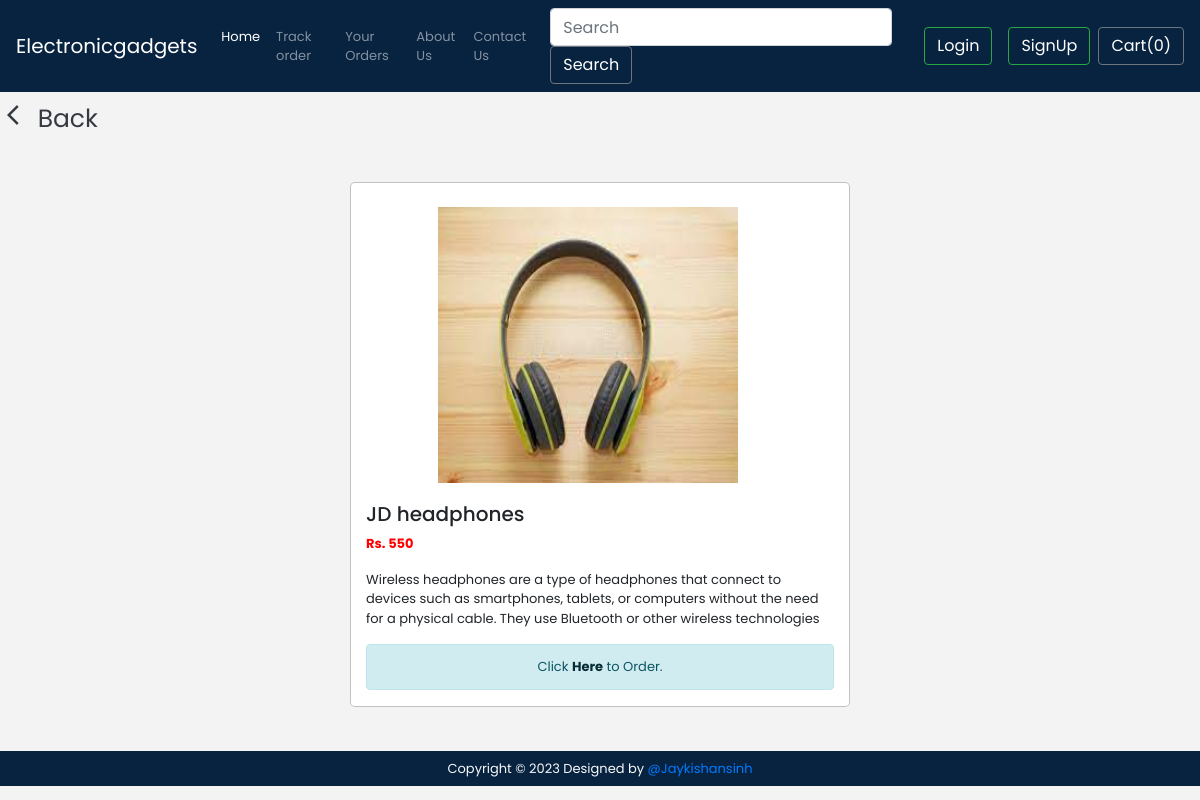
Page /store/productView/1 on the committed database.
### store/models.py (models this page shows, shortened)
class Product(models.Model):
    product_id = models.AutoField
    product_name = models.CharField(max_length=50)
    category = models.CharField(max_length=50, default="")
    subcategory = models.CharField(max_length=50, default="")
    price = models.IntegerField(default=0)
    desc = models.CharField(max_length=2000)
    pub_date = models.DateField()
    image = models.ImageField(upload_to="store/images", default="")

### store/views.py (the view)
# urls.py: path('productView/<int:myid>', views.productView, name="productView"),
def productView(request, myid):
    product = Product.objects.filter(id=myid)
    return render(request, 'store/prodView.html', {'product': product[0]})

### store/templates/store/prodView.html (shortened to what this page needs)
{% extends 'store/basic.html' %}
{% block body %}
<div class="mt-2">&nbsp;
    <a href="/store" class="active text-dark" style="font-size:25px;">
      <i class="material-icons">&#xe5e0;</i>
      <span>Back</span>
    </a>
</div>
<div class="modal-body" id="cont" tabindex="-1" role="dialog"  aria-hidden="true" style="background-color:#F3F3F3">
    <div class="modal-dialog" role="document">
        <div class="modal-content">
    <div class="container ml-5">
        <img src="/media/{{product.image}}" class="ml-4 pt-4" width="300px" height="300px">
    </div>
<br>
    <div class="container md-4">
        <h5>{{product.product_name}}</h5>
        <p><b style="color:red">Rs. {{product.price}} </b></p>
        <p>{{product.desc}}</p>
        <div class='alert alert-info justify-content-center'>
            <center>Click <a href='/store/search/?search={{product.product_name}}' class='alert-link'>Here</a> to Order.</center>
        </div></div>
    </div>
    </div>
</div>
{% endblock %}

### rows in the picture
Product: image (picture), product_name "JD headphones", price "550", desc "Wireless headphones are a type of headphones that connect to devices such as smartphones, tablets, or computers without the need for a physical cable. They use Bluetooth or other wireless technologies"
